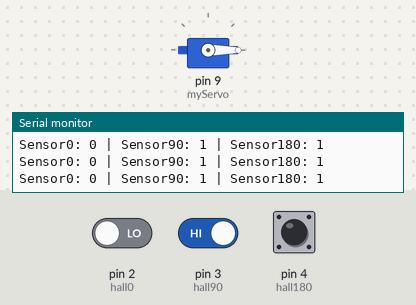
A sketch run on a simulated Arduino Uno, built with avr-gcc and run on an emulated ATmega328P. Parts: servo, the last lines printed to the serial monitor. Inputs (shaded band) come from the test bench; at power-on: pin 3 (hall90) HIGH, pin 2 (hall0) LOW, pin 4 (hall180) HIGH.

Above: at 1.2 s.
1.3 s: pin 3 (hall90) driven LOW
At 1.82 s:
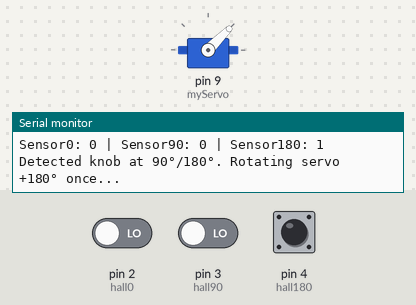
At 3.8 s:
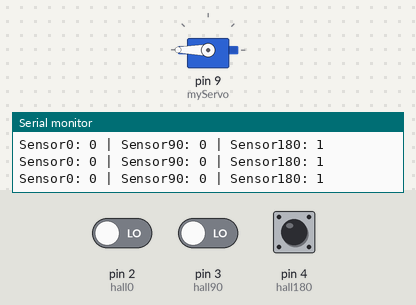
Timing chart, 0 to 5.3 s (numbered marks = the images above; inputs shaded):
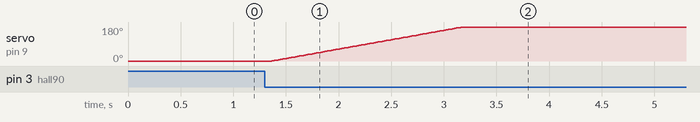

Measured:
- after the input at 1.3 s, servo on pin 9 (myServo): moves from 0° to 180° over 1.8 s, starting after 0.07 s

The sketch:

sketch_oct2b.ino
```cpp
#include <Servo.h>

Servo myServo;

// Hall sensor pins
const int hall0 = 2;     // Hall sensor at 0°
const int hall90 = 3;    // Hall sensor at 90°
const int hall180 = 4;   // Hall sensor at 180°

int lastPosition = 0;    // 0 = servo at 0°, 1 = servo at 180°
bool actionDone = false; // prevents repeated motion

void setup() {
  myServo.attach(9);     // Servo signal pin
  pinMode(hall0, INPUT);
  pinMode(hall90, INPUT);
  pinMode(hall180, INPUT);

  myServo.write(0);      // Start at 0°
  Serial.begin(9600);
  Serial.println("System started. Servo at 0°");
}

void loop() {
  int sensor0 = digitalRead(hall0);
  int sensor90 = digitalRead(hall90);
  int sensor180 = digitalRead(hall180);

  // Print sensor states
  Serial.print("Sensor0: "); Serial.print(sensor0);
  Serial.print(" | Sensor90: "); Serial.print(sensor90);
  Serial.print(" | Sensor180: "); Serial.println(sensor180);

  // Condition 1: knob at 90° or 180° → rotate servo +180° (only once)
  if (lastPosition == 0 && (sensor90 == LOW || sensor180 == LOW) && !actionDone) {
    Serial.println("Detected knob at 90°/180°. Rotating servo +180° once...");
    for (int pos = 0; pos <= 180; pos++) {   // gradual sweep
      myServo.write(pos);
      delay(10);
    }
    lastPosition = 1;    // Servo now at 180°
    actionDone = true;
    Serial.println("Servo now at 180°");
  }

  // Condition 2: knob back to 0° → rotate servo -180° (only once)
  if (lastPosition == 1 && sensor0 == LOW && !actionDone) {
    Serial.println("Detected knob at 0°. Rotating servo -180° once...");
    for (int pos = 180; pos >= 0; pos--) {   // gradual sweep back
      myServo.write(pos);
      delay(10);
    }
    lastPosition = 0;    // Servo now at 0°
    actionDone = true;
    Serial.println("Servo now at 0°");
  }

  // Reset actionDone when sensors are released (all HIGH)
  if (sensor0 == HIGH && sensor90 == HIGH && sensor180 == HIGH) {
    actionDone = false;
  }

  delay(50);
}
```
